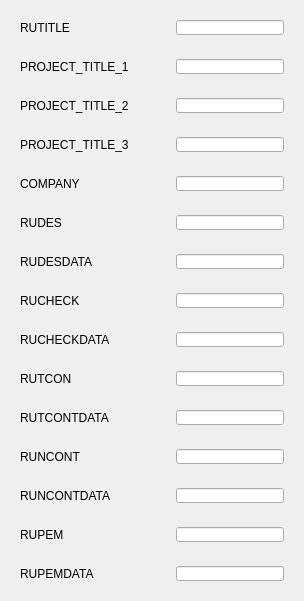
            <widget class="QWidget" name="optionsPage">
             <property name="sizePolicy">
              <sizepolicy hsizetype="Expanding" vsizetype="Expanding">
               <horstretch>0</horstretch>
               <verstretch>0</verstretch>
              </sizepolicy>
             </property>
             <property name="maximumSize">
              <size>
               <width>1000</width>
               <height>1000</height>
              </size>
             </property>
             <layout class="QVBoxLayout" name="verticalLayout_6">
              <item>
               <widget class="QWidget" name="rutitleWidget" native="true">
                <layout class="QHBoxLayout" name="horizontalLayout_36">
                 <item>
                  <widget class="QLabel" name="rutitleLabel">
                   <property name="sizePolicy">
                    <sizepolicy hsizetype="Maximum" vsizetype="Maximum">
                     <horstretch>0</horstretch>
                     <verstretch>0</verstretch>
                    </sizepolicy>
                   </property>
                   <property name="minimumSize">
                    <size>
                     <width>150</width>
                     <height>0</height>
                    </size>
                   </property>
                   <property name="maximumSize">
                    <size>
                     <width>10000</width>
                     <height>1000</height>
                    </size>
                   </property>
                   <property name="text">
                    <string>RUTITLE</string>
                   </property>
                  </widget>
                 </item>
                 <item>
                  <widget class="QLineEdit" name="rutitleLineEdit">
                   <property name="sizePolicy">
                    <sizepolicy hsizetype="Expanding" vsizetype="Minimum">
                     <horstretch>0</horstretch>
                     <verstretch>0</verstretch>
                    </sizepolicy>
                   </property>
                   <property name="minimumSize">
                    <size>
                     <width>0</width>
                     <height>15</height>
                    </size>
                   </property>
                   <property name="maximumSize">
                    <size>
                     <width>1800</width>
                     <height>15</height>
                    </size>
                   </property>
                  </widget>
                 </item>
                </layout>
               </widget>
              </item>
              <item>
               <widget class="QWidget" name="projecttitle1Widget" native="true">
                <layout class="QHBoxLayout" name="horizontalLayout_37">
                 <item>
                  <widget class="QLabel" name="projecttitle1Label">
                   <property name="minimumSize">
                    <size>
                     <width>150</width>
                     <height>1</height>
                    </size>
                   </property>
                   <property name="text">
                    <string>PROJECT_TITLE_1</string>
                   </property>
                  </widget>
                 </item>
                 <item>
                  <widget class="QLineEdit" name="projecttitle1LineEdit">
                   <property name="minimumSize">
                    <size>
                     <width>0</width>
                     <height>15</height>
                    </size>
                   </property>
                   <property name="maximumSize">
                    <size>
                     <width>16777215</width>
                     <height>15</height>
                    </size>
                   </property>
                  </widget>
                 </item>
                </layout>
               </widget>
              </item>
              <item>
               <widget class="QWidget" name="projecttitle2Widget" native="true">
                <layout class="QHBoxLayout" name="horizontalLayout_38">
                 <item>
                  <widget class="QLabel" name="projecttitle2Label">
                   <property name="minimumSize">
                    <size>
                     <width>150</width>
                     <height>0</height>
                    </size>
                   </property>
                   <property name="text">
                    <string>PROJECT_TITLE_2</string>
                   </property>
                  </widget>
                 </item>
                 <item>
                  <widget class="QLineEdit" name="projecttitle2LineEdit">
                   <property name="minimumSize">
                    <size>
                     <width>0</width>
                     <height>15</height>
                    </size>
                   </property>
                   <property name="maximumSize">
                    <size>
                     <width>16777215</width>
                     <height>15</height>
                    </size>
                   </property>
                  </widget>
                 </item>
                </layout>
               </widget>
              </item>
              <item>
               <widget class="QWidget" name="projecttitle3Widget" native="true">
                <layout class="QHBoxLayout" name="horizontalLayout_39">
                 <item>
                  <widget class="QLabel" name="projecttitle3Label">
                   <property name="minimumSize">
                    <size>
                     <width>150</width>
                     <height>0</height>
                    </size>
                   </property>
                   <property name="text">
                    <string>PROJECT_TITLE_3</string>
                   </property>
                  </widget>
                 </item>
                 <item>
                  <widget class="QLineEdit" name="projecttitle3LineEdit">
                   <property name="minimumSize">
                    <size>
                     <width>0</width>
                     <height>15</height>
                    </size>
                   </property>
                   <property name="maximumSize">
                    <size>
                     <width>16777215</width>
                     <height>15</height>
                    </size>
                   </property>
                  </widget>
                 </item>
                </layout>
               </widget>
              </item>
              <item>
               <widget class="QWidget" name="projecttitle4Widget" native="true">
                <layout class="QHBoxLayout" name="horizontalLayout_40">
                 <item>
                  <widget class="QLabel" name="projecttitle4Label">
                   <property name="minimumSize">
                    <size>
                     <width>150</width>
                     <height>0</height>
                    </size>
                   </property>
                   <property name="text">
                    <string>COMPANY</string>
                   </property>
                  </widget>
                 </item>
                 <item>
                  <widget class="QLineEdit" name="projecttitle4LineEdit">
                   <property name="minimumSize">
                    <size>
                     <width>0</width>
                     <height>15</height>
                    </size>
                   </property>
                   <property name="maximumSize">
                    <size>
                     <width>11111111</width>
                     <height>15</height>
                    </size>
                   </property>
                  </widget>
                 </item>
                </layout>
               </widget>
              </item>
              <item>
               <widget class="QWidget" name="rudesWidget" native="true">
                <layout class="QHBoxLayout" name="horizontalLayout_46">
                 <item>
                  <widget class="QLabel" name="rudesLabel">
                   <property name="minimumSize">
                    <size>
                     <width>150</width>
                     <height>0</height>
                    </size>
                   </property>
                   <property name="text">
                    <string>RUDES</string>
                   </property>
                  </widget>
                 </item>
                 <item>
                  <widget class="QLineEdit" name="rudesLineEdit">
                   <property name="minimumSize">
                    <size>
                     <width>0</width>
                     <height>15</height>
                    </size>
                   </property>
                   <property name="maximumSize">
                    <size>
                     <width>16777215</width>
                     <height>15</height>
                    </size>
                   </property>
                  </widget>
                 </item>
                </layout>
               </widget>
              </item>
              <item>
               <widget class="QWidget" name="rudesdataWidget" native="true">
                <layout class="QHBoxLayout" name="horizontalLayout_41">
                 <item>
                  <widget class="QLabel" name="rudesdataLabel">
                   <property name="minimumSize">
                    <size>
                     <width>150</width>
                     <height>0</height>
                    </size>
                   </property>
                   <property name="text">
                    <string>RUDESDATA</string>
                   </property>
                  </widget>
                 </item>
                 <item>
                  <widget class="QLineEdit" name="rudesdataLineEdit">
                   <property name="minimumSize">
                    <size>
                     <width>0</width>
                     <height>15</height>
                    </size>
                   </property>
                   <property name="maximumSize">
                    <size>
                     <width>16777215</width>
                     <height>15</height>
                    </size>
                   </property>
                  </widget>
                 </item>
                </layout>
               </widget>
              </item>
              <item>
               <widget class="QWidget" name="widget_7" native="true">
                <layout class="QHBoxLayout" name="horizontalLayout_47">
                 <item>
                  <widget class="QLabel" name="projecttitle4Label_8">
                   <property name="minimumSize">
                    <size>
                     <width>150</width>
                     <height>0</height>
                    </size>
                   </property>
                   <property name="text">
                    <string>RUCHECK</string>
                   </property>
                  </widget>
                 </item>
                 <item>
                  <widget class="QLineEdit" name="projecttitle4LineEdit_8">
                   <property name="minimumSize">
                    <size>
                     <width>0</width>
                     <height>15</height>
                    </size>
                   </property>
                   <property name="maximumSize">
                    <size>
                     <width>16777215</width>
                     <height>15</height>
                    </size>
                   </property>
                  </widget>
                 </item>
                </layout>
               </widget>
              </item>
              <item>
               <widget class="QWidget" name="widget_2" native="true">
                <layout class="QHBoxLayout" name="horizontalLayout_42">
                 <item>
                  <widget class="QLabel" name="projecttitle4Label_3">
                   <property name="minimumSize">
                    <size>
                     <width>150</width>
                     <height>0</height>
                    </size>
                   </property>
                   <property name="text">
                    <string>RUCHECKDATA</string>
                   </property>
                  </widget>
                 </item>
                 <item>
                  <widget class="QLineEdit" name="projecttitle4LineEdit_3">
                   <property name="minimumSize">
                    <size>
                     <width>0</width>
                     <height>15</height>
                    </size>
                   </property>
                   <property name="maximumSize">
                    <size>
                     <width>16777215</width>
                     <height>15</height>
                    </size>
                   </property>
                  </widget>
                 </item>
                </layout>
               </widget>
              </item>
              <item>
               <widget class="QWidget" name="widget_8" native="true">
                <layout class="QHBoxLayout" name="horizontalLayout_48">
                 <item>
                  <widget class="QLabel" name="projecttitle4Label_9">
                   <property name="minimumSize">
                    <size>
                     <width>150</width>
                     <height>0</height>
                    </size>
                   </property>
                   <property name="text">
                    <string>RUTCON</string>
                   </property>
                  </widget>
                 </item>
                 <item>
                  <widget class="QLineEdit" name="projecttitle4LineEdit_9">
                   <property name="minimumSize">
                    <size>
                     <width>0</width>
                     <height>15</height>
                    </size>
                   </property>
                   <property name="maximumSize">
                    <size>
                     <width>16777215</width>
                     <height>15</height>
                    </size>
                   </property>
                  </widget>
                 </item>
                </layout>
               </widget>
              </item>
              <item>
               <widget class="QWidget" name="widget_3" native="true">
                <layout class="QHBoxLayout" name="horizontalLayout_43">
                 <item>
                  <widget class="QLabel" name="projecttitle4Label_4">
                   <property name="minimumSize">
                    <size>
                     <width>150</width>
                     <height>0</height>
                    </size>
                   </property>
                   <property name="text">
                    <string>RUTCONTDATA</string>
                   </property>
                  </widget>
                 </item>
                 <item>
                  <widget class="QLineEdit" name="projecttitle4LineEdit_4">
                   <property name="minimumSize">
                    <size>
                     <width>0</width>
                     <height>15</height>
                    </size>
                   </property>
                   <property name="maximumSize">
                    <size>
                     <width>16777215</width>
                     <height>15</height>
                    </size>
                   </property>
                  </widget>
                 </item>
                </layout>
               </widget>
              </item>
              <item>
               <widget class="QWidget" name="widget_9" native="true">
                <layout class="QHBoxLayout" name="horizontalLayout_49">
                 <item>
                  <widget class="QLabel" name="projecttitle4Label_10">
                   <property name="minimumSize">
                    <size>
                     <width>150</width>
                     <height>0</height>
                    </size>
                   </property>
                   <property name="text">
                    <string>RUNCONT</string>
                   </property>
                  </widget>
                 </item>
                 <item>
                  <widget class="QLineEdit" name="projecttitle4LineEdit_10">
                   <property name="minimumSize">
                    <size>
                     <width>0</width>
                     <height>15</height>
                    </size>
                   </property>
                   <property name="maximumSize">
                    <size>
                     <width>16777215</width>
                     <height>15</height>
                    </size>
                   </property>
                  </widget>
                 </item>
                </layout>
               </widget>
              </item>
              <item>
               <widget class="QWidget" name="widget_4" native="true">
                <layout class="QHBoxLayout" name="horizontalLayout_44">
                 <item>
                  <widget class="QLabel" name="projecttitle4Label_5">
                   <property name="minimumSize">
                    <size>
                     <width>150</width>
                     <height>0</height>
                    </size>
                   </property>
                   <property name="text">
                    <string>RUNCONTDATA</string>
                   </property>
                  </widget>
                 </item>
                 <item>
                  <widget class="QLineEdit" name="projecttitle4LineEdit_5">
                   <property name="minimumSize">
                    <size>
                     <width>0</width>
                     <height>15</height>
                    </size>
                   </property>
                   <property name="maximumSize">
                    <size>
                     <width>16777215</width>
                     <height>15</height>
                    </size>
                   </property>
                  </widget>
                 </item>
                </layout>
               </widget>
              </item>
              <item>
               <widget class="QWidget" name="widget_10" native="true">
                <layout class="QHBoxLayout" name="horizontalLayout_50">
                 <item>
                  <widget class="QLabel" name="projecttitle4Label_11">
                   <property name="minimumSize">
                    <size>
                     <width>150</width>
                     <height>0</height>
                    </size>
                   </property>
                   <property name="text">
                    <string>RUPEM</string>
                   </property>
                  </widget>
                 </item>
                 <item>
                  <widget class="QLineEdit" name="projecttitle4LineEdit_11">
                   <property name="minimumSize">
                    <size>
                     <width>0</width>
                     <height>15</height>
                    </size>
                   </property>
                   <property name="maximumSize">
                    <size>
                     <width>16777215</width>
                     <height>15</height>
                    </size>
                   </property>
                  </widget>
                 </item>
                </layout>
               </widget>
              </item>
              <item>
               <widget class="QWidget" name="widget_5" native="true">
                <layout class="QHBoxLayout" name="horizontalLayout_45">
                 <item>
                  <widget class="QLabel" name="projecttitle4Label_6">
                   <property name="minimumSize">
                    <size>
                     <width>150</width>
                     <height>0</height>
                    </size>
                   </property>
                   <property name="text">
                    <string>RUPEMDATA</string>
                   </property>
                  </widget>
                 </item>
                 <item>
                  <widget class="QLineEdit" name="projecttitle4LineEdit_6">
                   <property name="minimumSize">
                    <size>
                     <width>0</width>
                     <height>15</height>
                    </size>
                   </property>
                   <property name="maximumSize">
                    <size>
                     <width>16777215</width>
                     <height>15</height>
                    </size>
                   </property>
                  </widget>
                 </item>
                </layout>
               </widget>
              </item>
             </layout>
            </widget>
